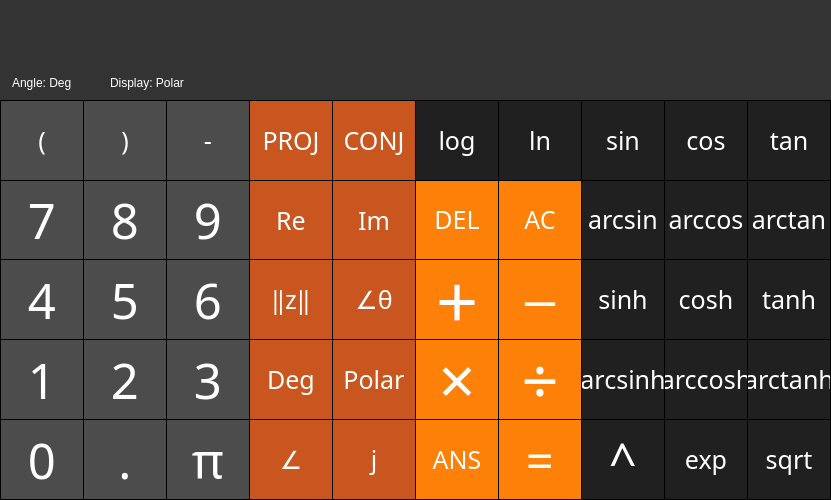
<?xml version="1.0" encoding="UTF-8"?>
<ui version="4.0">
 <class>MainWindow</class>
 <widget class="QMainWindow" name="MainWindow">
  <property name="enabled">
   <bool>true</bool>
  </property>
  <property name="geometry">
   <rect>
    <x>0</x>
    <y>0</y>
    <width>831</width>
    <height>500</height>
   </rect>
  </property>
  <property name="windowTitle">
   <string>eCalc</string>
  </property>
  <property name="styleSheet">
   <string notr="true">background-color : rgb(51, 51, 51);</string>
  </property>
  <property name="iconSize">
   <size>
    <width>534</width>
    <height>534</height>
   </size>
  </property>
  <property name="animated">
   <bool>true</bool>
  </property>
  <property name="documentMode">
   <bool>true</bool>
  </property>
  <property name="dockOptions">
   <set>QMainWindow::AllowNestedDocks|QMainWindow::AllowTabbedDocks|QMainWindow::AnimatedDocks|QMainWindow::ForceTabbedDocks|QMainWindow::GroupedDragging|QMainWindow::VerticalTabs</set>
  </property>
  <property name="unifiedTitleAndToolBarOnMac">
   <bool>true</bool>
  </property>
  <widget class="QWidget" name="centralWidget">
   <widget class="QPushButton" name="pushButton_num7">
    <property name="geometry">
     <rect>
      <x>0</x>
      <y>179</y>
      <width>84</width>
      <height>81</height>
     </rect>
    </property>
    <property name="font">
     <font>
      <family>.SF NS Display</family>
      <pointsize>37</pointsize>
     </font>
    </property>
    <property name="styleSheet">
     <string notr="true">QPushButton {
   border: 1px solid rgb(0, 0, 0);
   background-color: rgb(76, 76, 76); 
   color: white; 
}
QPushButton:pressed {
    background-color: rgb(0, 0, 0);
}</string>
    </property>
    <property name="text">
     <string>7</string>
    </property>
   </widget>
   <widget class="QPushButton" name="pushButton_num4">
    <property name="geometry">
     <rect>
      <x>0</x>
      <y>259</y>
      <width>84</width>
      <height>81</height>
     </rect>
    </property>
    <property name="font">
     <font>
      <family>.SF NS Display</family>
      <pointsize>37</pointsize>
     </font>
    </property>
    <property name="styleSheet">
     <string notr="true">QPushButton {
   border: 1px solid rgb(0, 0, 0);
   background-color: rgb(76, 76, 76); 
   color: white; 
}
QPushButton:pressed {
    background-color: rgb(0, 0, 0);
}</string>
    </property>
    <property name="text">
     <string>4</string>
    </property>
   </widget>
   <widget class="QPushButton" name="pushButton_num1">
    <property name="geometry">
     <rect>
      <x>0</x>
      <y>339</y>
      <width>84</width>
      <height>81</height>
     </rect>
    </property>
    <property name="font">
     <font>
      <family>.SF NS Display</family>
      <pointsize>37</pointsize>
     </font>
    </property>
    <property name="styleSheet">
     <string notr="true">QPushButton {
   border: 1px solid rgb(0, 0, 0);
   background-color: rgb(76, 76, 76); 
   color: white; 
}
QPushButton:pressed {
    background-color: rgb(0, 0, 0);
}</string>
    </property>
    <property name="text">
     <string>1</string>
    </property>
   </widget>
   <widget class="QPushButton" name="pushButton_num0">
    <property name="geometry">
     <rect>
      <x>0</x>
      <y>419</y>
      <width>84</width>
      <height>81</height>
     </rect>
    </property>
    <property name="font">
     <font>
      <family>.SF NS Display</family>
      <pointsize>37</pointsize>
     </font>
    </property>
    <property name="styleSheet">
     <string notr="true">QPushButton {
   border: 1px solid rgb(0, 0, 0);
   background-color: rgb(76, 76, 76); 
   color: white; 
}
QPushButton:pressed {
    background-color: rgb(0, 0, 0);
}</string>
    </property>
    <property name="text">
     <string>0</string>
    </property>
   </widget>
   <widget class="QPushButton" name="pushButton_num5">
    <property name="geometry">
     <rect>
      <x>83</x>
      <y>259</y>
      <width>84</width>
      <height>81</height>
     </rect>
    </property>
    <property name="font">
     <font>
      <family>.SF NS Display</family>
      <pointsize>37</pointsize>
     </font>
    </property>
    <property name="styleSheet">
     <string notr="true">QPushButton {
   border: 1px solid rgb(0, 0, 0);
   background-color: rgb(76, 76, 76); 
   color: white; 
}
QPushButton:pressed {
    background-color: rgb(0, 0, 0);
}</string>
    </property>
    <property name="text">
     <string>5</string>
    </property>
   </widget>
   <widget class="QPushButton" name="pushButton_dot">
    <property name="geometry">
     <rect>
      <x>83</x>
      <y>419</y>
      <width>84</width>
      <height>81</height>
     </rect>
    </property>
    <property name="font">
     <font>
      <family>.SF NS Display</family>
      <pointsize>37</pointsize>
     </font>
    </property>
    <property name="styleSheet">
     <string notr="true">QPushButton {
   border: 1px solid rgb(0, 0, 0);
   background-color: rgb(76, 76, 76); 
   color: white; 
}
QPushButton:pressed {
    background-color: rgb(0, 0, 0);
}</string>
    </property>
    <property name="text">
     <string>.</string>
    </property>
   </widget>
   <widget class="QPushButton" name="pushButton_num8">
    <property name="geometry">
     <rect>
      <x>83</x>
      <y>179</y>
      <width>84</width>
      <height>81</height>
     </rect>
    </property>
    <property name="font">
     <font>
      <family>.SF NS Display</family>
      <pointsize>37</pointsize>
     </font>
    </property>
    <property name="styleSheet">
     <string notr="true">QPushButton {
   border: 1px solid rgb(0, 0, 0);
   background-color: rgb(76, 76, 76); 
   color: white; 
}
QPushButton:pressed {
    background-color: rgb(0, 0, 0);
}</string>
    </property>
    <property name="text">
     <string>8</string>
    </property>
   </widget>
   <widget class="QPushButton" name="pushButton_num2">
    <property name="geometry">
     <rect>
      <x>83</x>
      <y>339</y>
      <width>84</width>
      <height>81</height>
     </rect>
    </property>
    <property name="font">
     <font>
      <family>.SF NS Display</family>
      <pointsize>37</pointsize>
     </font>
    </property>
    <property name="styleSheet">
     <string notr="true">QPushButton {
   border: 1px solid rgb(0, 0, 0);
   background-color: rgb(76, 76, 76); 
   color: white; 
}
QPushButton:pressed {
    background-color: rgb(0, 0, 0);
}</string>
    </property>
    <property name="text">
     <string>2</string>
    </property>
   </widget>
   <widget class="QPushButton" name="pushButton_num6">
    <property name="geometry">
     <rect>
      <x>166</x>
      <y>259</y>
      <width>84</width>
      <height>81</height>
     </rect>
    </property>
    <property name="font">
     <font>
      <family>.SF NS Display</family>
      <pointsize>37</pointsize>
     </font>
    </property>
    <property name="styleSheet">
     <string notr="true">QPushButton {
   border: 1px solid rgb(0, 0, 0);
   background-color: rgb(76, 76, 76); 
   color: white; 
}
QPushButton:pressed {
    background-color: rgb(0, 0, 0);
}</string>
    </property>
    <property name="text">
     <string>6</string>
    </property>
   </widget>
   <widget class="QPushButton" name="pushButton_num9">
    <property name="geometry">
     <rect>
      <x>166</x>
      <y>179</y>
      <width>84</width>
      <height>81</height>
     </rect>
    </property>
    <property name="font">
     <font>
      <family>.SF NS Display</family>
      <pointsize>37</pointsize>
     </font>
    </property>
    <property name="styleSheet">
     <string notr="true">QPushButton {
   border: 1px solid rgb(0, 0, 0);
   background-color: rgb(76, 76, 76); 
   color: white; 
}
QPushButton:pressed {
    background-color: rgb(0, 0, 0);
}</string>
    </property>
    <property name="text">
     <string>9</string>
    </property>
   </widget>
   <widget class="QPushButton" name="pushButton_num3">
    <property name="geometry">
     <rect>
      <x>166</x>
      <y>339</y>
      <width>84</width>
      <height>81</height>
     </rect>
    </property>
    <property name="font">
     <font>
      <family>.SF NS Display</family>
      <pointsize>37</pointsize>
     </font>
    </property>
    <property name="styleSheet">
     <string notr="true">QPushButton {
   border: 1px solid rgb(0, 0, 0);
   background-color: rgb(76, 76, 76); 
   color: white; 
}
QPushButton:pressed {
    background-color: rgb(0, 0, 0);
}</string>
    </property>
    <property name="text">
     <string>3</string>
    </property>
   </widget>
   <widget class="QPushButton" name="pushButton_plus">
    <property name="geometry">
     <rect>
      <x>415</x>
      <y>259</y>
      <width>84</width>
      <height>81</height>
     </rect>
    </property>
    <property name="font">
     <font>
      <family>.SF NS Text</family>
      <pointsize>37</pointsize>
      <weight>75</weight>
      <bold>true</bold>
     </font>
    </property>
    <property name="styleSheet">
     <string notr="true">QPushButton {
   border: 1px solid rgb(0, 0, 0);
   background-color: rgb(253, 128, 8); 
   color: white; 
}
QPushButton:pressed {
    background-color: rgb(0, 0, 0);
}</string>
    </property>
    <property name="text">
     <string>＋</string>
    </property>
   </widget>
   <widget class="QPushButton" name="pushButton_equal">
    <property name="geometry">
     <rect>
      <x>498</x>
      <y>419</y>
      <width>84</width>
      <height>81</height>
     </rect>
    </property>
    <property name="font">
     <font>
      <family>.SF NS Text</family>
      <pointsize>37</pointsize>
     </font>
    </property>
    <property name="styleSheet">
     <string notr="true">QPushButton {
   border: 1px solid rgb(0, 0, 0);
   background-color: rgb(253, 128, 8); 
   color: white; 
}
QPushButton:pressed {
    background-color: rgb(0, 0, 0);
}</string>
    </property>
    <property name="text">
     <string>=</string>
    </property>
   </widget>
   <widget class="QPushButton" name="pushButton_ac">
    <property name="geometry">
     <rect>
      <x>498</x>
      <y>179</y>
      <width>84</width>
      <height>81</height>
     </rect>
    </property>
    <property name="font">
     <font>
      <family>.SF NS Text</family>
      <pointsize>19</pointsize>
     </font>
    </property>
    <property name="styleSheet">
     <string notr="true">QPushButton {
   border: 1px solid rgb(0, 0, 0);
   background-color: rgb(253, 128, 8); 
   color: white; 
}
QPushButton:pressed {
    background-color: rgb(0, 0, 0);
}</string>
    </property>
    <property name="text">
     <string>AC</string>
    </property>
   </widget>
   <widget class="QPushButton" name="pushButton_ans">
    <property name="geometry">
     <rect>
      <x>415</x>
      <y>419</y>
      <width>84</width>
      <height>81</height>
     </rect>
    </property>
    <property name="font">
     <font>
      <family>.SF NS Text</family>
      <pointsize>19</pointsize>
     </font>
    </property>
    <property name="styleSheet">
     <string notr="true">QPushButton {
   border: 1px solid rgb(0, 0, 0);
   background-color: rgb(253, 128, 8); 
   color: white; 
}
QPushButton:pressed {
    background-color: rgb(0, 0, 0);
}</string>
    </property>
    <property name="text">
     <string>ANS</string>
    </property>
   </widget>
   <widget class="QPushButton" name="pushButton_real">
    <property name="geometry">
     <rect>
      <x>249</x>
      <y>180</y>
      <width>84</width>
      <height>80</height>
     </rect>
    </property>
    <property name="font">
     <font>
      <family>American Typewriter</family>
      <pointsize>19</pointsize>
     </font>
    </property>
    <property name="styleSheet">
     <string notr="true">QPushButton {
   border: 1px solid rgb(0, 0, 0);
   background-color: rgb(202, 86, 31); 
   color: white; 
}
QPushButton:pressed {
    background-color: rgb(0, 0, 0);
}</string>
    </property>
    <property name="text">
     <string>Re</string>
    </property>
   </widget>
   <widget class="QPushButton" name="pushButton_enter_arg">
    <property name="geometry">
     <rect>
      <x>249</x>
      <y>419</y>
      <width>84</width>
      <height>81</height>
     </rect>
    </property>
    <property name="font">
     <font>
      <family>American Typewriter</family>
      <pointsize>19</pointsize>
     </font>
    </property>
    <property name="styleSheet">
     <string notr="true">QPushButton {
   border: 1px solid rgb(0, 0, 0);
   background-color: rgb(202, 86, 31); 
   color: white; 
}
QPushButton:pressed {
    background-color: rgb(0, 0, 0);
}</string>
    </property>
    <property name="text">
     <string>∠</string>
    </property>
   </widget>
   <widget class="QPushButton" name="pushButton_pi">
    <property name="enabled">
     <bool>true</bool>
    </property>
    <property name="geometry">
     <rect>
      <x>166</x>
      <y>419</y>
      <width>84</width>
      <height>81</height>
     </rect>
    </property>
    <property name="font">
     <font>
      <family>American Typewriter</family>
      <pointsize>37</pointsize>
     </font>
    </property>
    <property name="focusPolicy">
     <enum>Qt::WheelFocus</enum>
    </property>
    <property name="autoFillBackground">
     <bool>false</bool>
    </property>
    <property name="styleSheet">
     <string notr="true">QPushButton {
   border: 1px solid rgb(0, 0, 0);
   background-color: rgb(76, 76, 76); 
   color: white; 
}
QPushButton:pressed {
    background-color: rgb(0, 0, 0);
}</string>
    </property>
    <property name="text">
     <string>π</string>
    </property>
   </widget>
   <widget class="QPushButton" name="pushButton_divide">
    <property name="geometry">
     <rect>
      <x>498</x>
      <y>339</y>
      <width>84</width>
      <height>81</height>
     </rect>
    </property>
    <property name="font">
     <font>
      <family>.SF NS Text</family>
      <pointsize>49</pointsize>
     </font>
    </property>
    <property name="styleSheet">
     <string notr="true">QPushButton {
   border: 1px solid rgb(0, 0, 0);
   background-color: rgb(253, 128, 8); 
   color: white; 
}
QPushButton:pressed {
    background-color: rgb(0, 0, 0);
}</string>
    </property>
    <property name="text">
     <string>÷</string>
    </property>
   </widget>
   <widget class="QPushButton" name="pushButton_del">
    <property name="geometry">
     <rect>
      <x>415</x>
      <y>179</y>
      <width>84</width>
      <height>81</height>
     </rect>
    </property>
    <property name="font">
     <font>
      <family>.SF NS Text</family>
      <pointsize>19</pointsize>
     </font>
    </property>
    <property name="styleSheet">
     <string notr="true">QPushButton {
   border: 1px solid rgb(0, 0, 0);
   background-color: rgb(253, 128, 8); 
   color: white; 
}
QPushButton:pressed {
    background-color: rgb(0, 0, 0);
}</string>
    </property>
    <property name="text">
     <string>DEL</string>
    </property>
   </widget>
   <widget class="QPushButton" name="pushButton_multiply">
    <property name="geometry">
     <rect>
      <x>415</x>
      <y>339</y>
      <width>84</width>
      <height>81</height>
     </rect>
    </property>
    <property name="font">
     <font>
      <family>.SF NS Text</family>
      <pointsize>49</pointsize>
     </font>
    </property>
    <property name="styleSheet">
     <string notr="true">QPushButton {
   border: 1px solid rgb(0, 0, 0);
   background-color: rgb(253, 128, 8); 
   color: white; 
}
QPushButton:pressed {
    background-color: rgb(0, 0, 0);
}</string>
    </property>
    <property name="text">
     <string>×</string>
    </property>
   </widget>
   <widget class="QPushButton" name="pushButton_minus">
    <property name="geometry">
     <rect>
      <x>498</x>
      <y>259</y>
      <width>84</width>
      <height>81</height>
     </rect>
    </property>
    <property name="font">
     <font>
      <family>.SF NS Text</family>
      <pointsize>25</pointsize>
      <weight>75</weight>
      <bold>true</bold>
     </font>
    </property>
    <property name="styleSheet">
     <string notr="true">QPushButton {
   border: 1px solid rgb(0, 0, 0);
   background-color: rgb(253, 128, 8); 
   color: white; 
}
QPushButton:pressed {
    background-color: rgb(0, 0, 0);
}</string>
    </property>
    <property name="text">
     <string>—</string>
    </property>
   </widget>
   <widget class="QPushButton" name="pushButton_abs">
    <property name="geometry">
     <rect>
      <x>249</x>
      <y>259</y>
      <width>84</width>
      <height>81</height>
     </rect>
    </property>
    <property name="font">
     <font>
      <family>American Typewriter</family>
      <pointsize>19</pointsize>
     </font>
    </property>
    <property name="styleSheet">
     <string notr="true">QPushButton {
   border: 1px solid rgb(0, 0, 0);
   background-color: rgb(202, 86, 31); 
   color: white; 
}
QPushButton:pressed {
    background-color: rgb(0, 0, 0);
}</string>
    </property>
    <property name="text">
     <string>‖z‖</string>
    </property>
   </widget>
   <widget class="QPushButton" name="pushButton_arg">
    <property name="geometry">
     <rect>
      <x>332</x>
      <y>259</y>
      <width>84</width>
      <height>81</height>
     </rect>
    </property>
    <property name="font">
     <font>
      <family>American Typewriter</family>
      <pointsize>19</pointsize>
     </font>
    </property>
    <property name="styleSheet">
     <string notr="true">QPushButton {
   border: 1px solid rgb(0, 0, 0);
   background-color: rgb(202, 86, 31); 
   color: white; 
}
QPushButton:pressed {
    background-color: rgb(0, 0, 0);
}</string>
    </property>
    <property name="text">
     <string>∠θ</string>
    </property>
   </widget>
   <widget class="QPushButton" name="pushButton_pow">
    <property name="geometry">
     <rect>
      <x>581</x>
      <y>419</y>
      <width>84</width>
      <height>81</height>
     </rect>
    </property>
    <property name="font">
     <font>
      <family>.SF NS Text</family>
      <pointsize>37</pointsize>
     </font>
    </property>
    <property name="styleSheet">
     <string notr="true">QPushButton {
   border: 1px solid rgb(0, 0, 0);
   background-color: rgb(33, 32, 33); 
   color: white; 
}
QPushButton:pressed {
    background-color: rgb(0, 0, 0); 
}</string>
    </property>
    <property name="text">
     <string>^</string>
    </property>
   </widget>
   <widget class="QPushButton" name="pushButton_asin">
    <property name="geometry">
     <rect>
      <x>581</x>
      <y>179</y>
      <width>84</width>
      <height>81</height>
     </rect>
    </property>
    <property name="font">
     <font>
      <family>.SF NS Text</family>
      <pointsize>19</pointsize>
     </font>
    </property>
    <property name="styleSheet">
     <string notr="true">QPushButton {
   border: 1px solid rgb(0, 0, 0);
   background-color: rgb(33, 32, 33); 
   color: white; 
}
QPushButton:pressed {
    background-color: rgb(0, 0, 0); 
}</string>
    </property>
    <property name="text">
     <string>arcsin</string>
    </property>
   </widget>
   <widget class="QPushButton" name="pushButton_enter_cart">
    <property name="geometry">
     <rect>
      <x>332</x>
      <y>419</y>
      <width>84</width>
      <height>81</height>
     </rect>
    </property>
    <property name="font">
     <font>
      <family>American Typewriter</family>
      <pointsize>19</pointsize>
     </font>
    </property>
    <property name="styleSheet">
     <string notr="true">QPushButton {
   border: 1px solid rgb(0, 0, 0);
   background-color: rgb(202, 86, 31); 
   color: white; 
}
QPushButton:pressed {
    background-color: rgb(0, 0, 0);
}</string>
    </property>
    <property name="text">
     <string>j</string>
    </property>
   </widget>
   <widget class="QPushButton" name="pushButton_acos">
    <property name="geometry">
     <rect>
      <x>664</x>
      <y>179</y>
      <width>84</width>
      <height>81</height>
     </rect>
    </property>
    <property name="font">
     <font>
      <family>.SF NS Text</family>
      <pointsize>19</pointsize>
     </font>
    </property>
    <property name="styleSheet">
     <string notr="true">QPushButton {
   border: 1px solid rgb(0, 0, 0);
   background-color: rgb(33, 32, 33); 
   color: white; 
}
QPushButton:pressed {
    background-color: rgb(0, 0, 0); 
}</string>
    </property>
    <property name="text">
     <string>arccos</string>
    </property>
   </widget>
   <widget class="QPushButton" name="pushButton_exp">
    <property name="geometry">
     <rect>
      <x>664</x>
      <y>419</y>
      <width>84</width>
      <height>81</height>
     </rect>
    </property>
    <property name="font">
     <font>
      <family>.SF NS Text</family>
      <pointsize>19</pointsize>
     </font>
    </property>
    <property name="styleSheet">
     <string notr="true">QPushButton {
   border: 1px solid rgb(0, 0, 0);
   background-color: rgb(33, 32, 33); 
   color: white; 
}
QPushButton:pressed {
    background-color: rgb(0, 0, 0); 
}</string>
    </property>
    <property name="text">
     <string>exp</string>
    </property>
   </widget>
   <widget class="QPushButton" name="pushButton_acosh">
    <property name="geometry">
     <rect>
      <x>664</x>
      <y>339</y>
      <width>84</width>
      <height>81</height>
     </rect>
    </property>
    <property name="font">
     <font>
      <family>.SF NS Text</family>
      <pointsize>19</pointsize>
     </font>
    </property>
    <property name="styleSheet">
     <string notr="true">QPushButton {
   border: 1px solid rgb(0, 0, 0);
   background-color: rgb(33, 32, 33); 
   color: white; 
}
QPushButton:pressed {
    background-color: rgb(0, 0, 0); 
}</string>
    </property>
    <property name="text">
     <string>arccosh</string>
    </property>
   </widget>
   <widget class="QPushButton" name="pushButton_asinh">
    <property name="geometry">
     <rect>
      <x>581</x>
      <y>339</y>
      <width>84</width>
      <height>81</height>
     </rect>
    </property>
    <property name="font">
     <font>
      <family>.SF NS Text</family>
      <pointsize>19</pointsize>
     </font>
    </property>
    <property name="styleSheet">
     <string notr="true">QPushButton {
   border: 1px solid rgb(0, 0, 0);
   background-color: rgb(33, 32, 33); 
   color: white; 
}
QPushButton:pressed {
    background-color: rgb(0, 0, 0); 
}</string>
    </property>
    <property name="text">
     <string>arcsinh</string>
    </property>
   </widget>
   <widget class="QPushButton" name="pushButton_imag">
    <property name="geometry">
     <rect>
      <x>332</x>
      <y>180</y>
      <width>84</width>
      <height>80</height>
     </rect>
    </property>
    <property name="font">
     <font>
      <family>American Typewriter</family>
      <pointsize>19</pointsize>
     </font>
    </property>
    <property name="styleSheet">
     <string notr="true">QPushButton {
   border: 1px solid rgb(0, 0, 0);
   background-color: rgb(202, 86, 31); 
   color: white; 
}
QPushButton:pressed {
    background-color: rgb(0, 0, 0);
}</string>
    </property>
    <property name="text">
     <string>Im</string>
    </property>
   </widget>
   <widget class="QPushButton" name="pushButton_sinh">
    <property name="geometry">
     <rect>
      <x>581</x>
      <y>259</y>
      <width>84</width>
      <height>81</height>
     </rect>
    </property>
    <property name="font">
     <font>
      <family>.SF NS Text</family>
      <pointsize>19</pointsize>
     </font>
    </property>
    <property name="styleSheet">
     <string notr="true">QPushButton {
   border: 1px solid rgb(0, 0, 0);
   background-color: rgb(33, 32, 33); 
   color: white; 
}
QPushButton:pressed {
    background-color: rgb(0, 0, 0); 
}</string>
    </property>
    <property name="text">
     <string>sinh</string>
    </property>
   </widget>
   <widget class="QPushButton" name="pushButton_cosh">
    <property name="geometry">
     <rect>
      <x>664</x>
      <y>259</y>
      <width>84</width>
      <height>81</height>
     </rect>
    </property>
    <property name="font">
     <font>
      <family>.SF NS Text</family>
      <pointsize>19</pointsize>
     </font>
    </property>
    <property name="styleSheet">
     <string notr="true">QPushButton {
   border: 1px solid rgb(0, 0, 0);
   background-color: rgb(33, 32, 33); 
   color: white; 
}
QPushButton:pressed {
    background-color: rgb(0, 0, 0); 
}</string>
    </property>
    <property name="text">
     <string>cosh</string>
    </property>
   </widget>
   <widget class="QPushButton" name="pushButton_atan">
    <property name="geometry">
     <rect>
      <x>747</x>
      <y>179</y>
      <width>84</width>
      <height>81</height>
     </rect>
    </property>
    <property name="font">
     <font>
      <family>.SF NS Text</family>
      <pointsize>19</pointsize>
     </font>
    </property>
    <property name="styleSheet">
     <string notr="true">QPushButton {
   border: 1px solid rgb(0, 0, 0);
   background-color: rgb(33, 32, 33); 
   color: white; 
}
QPushButton:pressed {
    background-color: rgb(0, 0, 0); 
}</string>
    </property>
    <property name="text">
     <string>arctan</string>
    </property>
   </widget>
   <widget class="QPushButton" name="pushButton_tanh">
    <property name="geometry">
     <rect>
      <x>747</x>
      <y>259</y>
      <width>84</width>
      <height>81</height>
     </rect>
    </property>
    <property name="font">
     <font>
      <family>.SF NS Text</family>
      <pointsize>19</pointsize>
     </font>
    </property>
    <property name="styleSheet">
     <string notr="true">QPushButton {
   border: 1px solid rgb(0, 0, 0);
   background-color: rgb(33, 32, 33); 
   color: white; 
}
QPushButton:pressed {
    background-color: rgb(0, 0, 0); 
}</string>
    </property>
    <property name="text">
     <string>tanh</string>
    </property>
   </widget>
   <widget class="QPushButton" name="pushButton_atanh">
    <property name="geometry">
     <rect>
      <x>747</x>
      <y>339</y>
      <width>84</width>
      <height>81</height>
     </rect>
    </property>
    <property name="font">
     <font>
      <family>.SF NS Text</family>
      <pointsize>19</pointsize>
     </font>
    </property>
    <property name="styleSheet">
     <string notr="true">QPushButton {
   border: 1px solid rgb(0, 0, 0);
   background-color: rgb(33, 32, 33); 
   color: white; 
}
QPushButton:pressed {
    background-color: rgb(0, 0, 0); 
}</string>
    </property>
    <property name="text">
     <string>arctanh</string>
    </property>
   </widget>
   <widget class="QPushButton" name="pushButton_sqrt">
    <property name="geometry">
     <rect>
      <x>747</x>
      <y>419</y>
      <width>84</width>
      <height>81</height>
     </rect>
    </property>
    <property name="font">
     <font>
      <family>.SF NS Text</family>
      <pointsize>19</pointsize>
     </font>
    </property>
    <property name="styleSheet">
     <string notr="true">QPushButton {
   border: 1px solid rgb(0, 0, 0);
   background-color: rgb(33, 32, 33); 
   color: white; 
}
QPushButton:pressed {
    background-color: rgb(0, 0, 0); 
}</string>
    </property>
    <property name="text">
     <string>sqrt</string>
    </property>
   </widget>
   <widget class="QPushButton" name="pushButton_tan">
    <property name="geometry">
     <rect>
      <x>747</x>
      <y>100</y>
      <width>84</width>
      <height>81</height>
     </rect>
    </property>
    <property name="font">
     <font>
      <family>.SF NS Text</family>
      <pointsize>19</pointsize>
     </font>
    </property>
    <property name="styleSheet">
     <string notr="true">QPushButton {
   border: 1px solid rgb(0, 0, 0);
   background-color: rgb(33, 32, 33); 
   color: white; 
}
QPushButton:pressed {
    background-color: rgb(0, 0, 0); 
}</string>
    </property>
    <property name="text">
     <string>tan</string>
    </property>
   </widget>
   <widget class="QPushButton" name="pushButton_sin">
    <property name="geometry">
     <rect>
      <x>581</x>
      <y>100</y>
      <width>84</width>
      <height>81</height>
     </rect>
    </property>
    <property name="font">
     <font>
      <family>.SF NS Text</family>
      <pointsize>19</pointsize>
     </font>
    </property>
    <property name="styleSheet">
     <string notr="true">QPushButton {
   border: 1px solid rgb(0, 0, 0);
   background-color: rgb(33, 32, 33); 
   color: white; 
}
QPushButton:pressed {
    background-color: rgb(0, 0, 0); 
}</string>
    </property>
    <property name="text">
     <string>sin</string>
    </property>
   </widget>
   <widget class="QPushButton" name="pushButton_right_brac">
    <property name="geometry">
     <rect>
      <x>83</x>
      <y>100</y>
      <width>84</width>
      <height>81</height>
     </rect>
    </property>
    <property name="font">
     <font>
      <family>.SF NS Display</family>
      <pointsize>19</pointsize>
     </font>
    </property>
    <property name="styleSheet">
     <string notr="true">QPushButton {
   border: 1px solid rgb(0, 0, 0);
   background-color: rgb(76, 76, 76); 
   color: white; 
}
QPushButton:pressed {
    background-color: rgb(0, 0, 0);
}</string>
    </property>
    <property name="text">
     <string>)</string>
    </property>
   </widget>
   <widget class="QPushButton" name="pushButton_ln">
    <property name="geometry">
     <rect>
      <x>498</x>
      <y>100</y>
      <width>84</width>
      <height>81</height>
     </rect>
    </property>
    <property name="font">
     <font>
      <family>.SF NS Text</family>
      <pointsize>19</pointsize>
     </font>
    </property>
    <property name="styleSheet">
     <string notr="true">QPushButton {
   border: 1px solid rgb(0, 0, 0);
   background-color: rgb(33, 32, 33); 
   color: white; 
}
QPushButton:pressed {
    background-color: rgb(0, 0, 0); 
}</string>
    </property>
    <property name="text">
     <string>ln</string>
    </property>
   </widget>
   <widget class="QPushButton" name="pushButton_proj">
    <property name="geometry">
     <rect>
      <x>249</x>
      <y>100</y>
      <width>84</width>
      <height>81</height>
     </rect>
    </property>
    <property name="font">
     <font>
      <family>American Typewriter</family>
      <pointsize>19</pointsize>
     </font>
    </property>
    <property name="styleSheet">
     <string notr="true">QPushButton {
   border: 1px solid rgb(0, 0, 0);
   background-color: rgb(202, 86, 31); 
   color: white; 
}
QPushButton:pressed {
    background-color: rgb(0, 0, 0);
}</string>
    </property>
    <property name="text">
     <string>PROJ</string>
    </property>
   </widget>
   <widget class="QPushButton" name="pushButton_cos">
    <property name="geometry">
     <rect>
      <x>664</x>
      <y>100</y>
      <width>84</width>
      <height>81</height>
     </rect>
    </property>
    <property name="font">
     <font>
      <family>.SF NS Text</family>
      <pointsize>19</pointsize>
     </font>
    </property>
    <property name="styleSheet">
     <string notr="true">QPushButton {
   border: 1px solid rgb(0, 0, 0);
   background-color: rgb(33, 32, 33); 
   color: white; 
}
QPushButton:pressed {
    background-color: rgb(0, 0, 0); 
}</string>
    </property>
    <property name="text">
     <string>cos</string>
    </property>
   </widget>
   <widget class="QPushButton" name="pushButton_log">
    <property name="geometry">
     <rect>
      <x>415</x>
      <y>100</y>
      <width>84</width>
      <height>81</height>
     </rect>
    </property>
    <property name="font">
     <font>
      <family>.SF NS Text</family>
      <pointsize>19</pointsize>
     </font>
    </property>
    <property name="styleSheet">
     <string notr="true">QPushButton {
   border: 1px solid rgb(0, 0, 0);
   background-color: rgb(33, 32, 33); 
   color: white; 
}
QPushButton:pressed {
    background-color: rgb(0, 0, 0); 
}</string>
    </property>
    <property name="text">
     <string>log</string>
    </property>
   </widget>
   <widget class="QPushButton" name="pushButton_conj">
    <property name="geometry">
     <rect>
      <x>332</x>
      <y>100</y>
      <width>84</width>
      <height>81</height>
     </rect>
    </property>
    <property name="font">
     <font>
      <family>American Typewriter</family>
      <pointsize>19</pointsize>
     </font>
    </property>
    <property name="styleSheet">
     <string notr="true">QPushButton {
   border: 1px solid rgb(0, 0, 0);
   background-color: rgb(202, 86, 31); 
   color: white; 
}
QPushButton:pressed {
    background-color: rgb(0, 0, 0);
}</string>
    </property>
    <property name="text">
     <string>CONJ</string>
    </property>
   </widget>
   <widget class="QPushButton" name="pushButton_unary_minus">
    <property name="geometry">
     <rect>
      <x>166</x>
      <y>100</y>
      <width>84</width>
      <height>81</height>
     </rect>
    </property>
    <property name="font">
     <font>
      <family>.SF NS Display</family>
      <pointsize>19</pointsize>
     </font>
    </property>
    <property name="styleSheet">
     <string notr="true">QPushButton {
   border: 1px solid rgb(0, 0, 0);
   background-color: rgb(76, 76, 76); 
   color: white; 
}
QPushButton:pressed {
    background-color: rgb(0, 0, 0);
}</string>
    </property>
    <property name="text">
     <string>-</string>
    </property>
   </widget>
   <widget class="QPushButton" name="pushButton_left_brac">
    <property name="geometry">
     <rect>
      <x>0</x>
      <y>100</y>
      <width>84</width>
      <height>81</height>
     </rect>
    </property>
    <property name="font">
     <font>
      <family>.SF NS Display</family>
      <pointsize>19</pointsize>
     </font>
    </property>
    <property name="styleSheet">
     <string notr="true">QPushButton {
   border: 1px solid rgb(0, 0, 0);
   background-color: rgb(76, 76, 76); 
   color: white; 
}
QPushButton:pressed {
    background-color: rgb(0, 0, 0);
}</string>
    </property>
    <property name="text">
     <string>(</string>
    </property>
   </widget>
   <widget class="QLabel" name="label_display">
    <property name="geometry">
     <rect>
      <x>0</x>
      <y>0</y>
      <width>831</width>
      <height>100</height>
     </rect>
    </property>
    <property name="sizePolicy">
     <sizepolicy hsizetype="Preferred" vsizetype="Preferred">
      <horstretch>0</horstretch>
      <verstretch>0</verstretch>
     </sizepolicy>
    </property>
    <property name="font">
     <font>
      <family>American Typewriter</family>
      <pointsize>29</pointsize>
     </font>
    </property>
    <property name="styleSheet">
     <string notr="true">QLabel{ 
	Padding: 10px; 
	Color: white; 
	qproperty-alignment: 'AlignVCenter | AlignRight';
  	border: 1px black;
}
</string>
    </property>
    <property name="text">
     <string/>
    </property>
   </widget>
   <widget class="QPushButton" name="pushButton_input_deg_rad">
    <property name="enabled">
     <bool>true</bool>
    </property>
    <property name="geometry">
     <rect>
      <x>249</x>
      <y>339</y>
      <width>84</width>
      <height>81</height>
     </rect>
    </property>
    <property name="font">
     <font>
      <family>American Typewriter</family>
      <pointsize>19</pointsize>
     </font>
    </property>
    <property name="styleSheet">
     <string notr="true">QPushButton {
   border: 1px solid rgb(0, 0, 0);
   background-color: rgb(253, 128, 8); 
   color: white; 
}
QPushButton:checked {
    background-color: rgb(202, 86, 31);
}</string>
    </property>
    <property name="text">
     <string>Deg</string>
    </property>
    <property name="checkable">
     <bool>true</bool>
    </property>
    <property name="checked">
     <bool>true</bool>
    </property>
    <property name="flat">
     <bool>false</bool>
    </property>
   </widget>
   <widget class="QPushButton" name="pushButton_output_deg_rad">
    <property name="enabled">
     <bool>true</bool>
    </property>
    <property name="geometry">
     <rect>
      <x>332</x>
      <y>339</y>
      <width>84</width>
      <height>81</height>
     </rect>
    </property>
    <property name="font">
     <font>
      <family>American Typewriter</family>
      <pointsize>19</pointsize>
     </font>
    </property>
    <property name="styleSheet">
     <string notr="true">QPushButton {
   border: 1px solid rgb(0, 0, 0);
   background-color: rgb(253, 128, 8); 
   color: white; 
}
QPushButton:checked {
    background-color: rgb(202, 86, 31);
}</string>
    </property>
    <property name="text">
     <string>Polar</string>
    </property>
    <property name="checkable">
     <bool>true</bool>
    </property>
    <property name="checked">
     <bool>true</bool>
    </property>
    <property name="flat">
     <bool>false</bool>
    </property>
   </widget>
   <widget class="QLabel" name="label_angl">
    <property name="geometry">
     <rect>
      <x>12</x>
      <y>72</y>
      <width>91</width>
      <height>21</height>
     </rect>
    </property>
    <property name="styleSheet">
     <string notr="true">QLabel{ 
	background-color: rgba(255, 255, 255, 0); 
	color: white; 
}</string>
    </property>
    <property name="text">
     <string>Angle: Deg</string>
    </property>
   </widget>
   <widget class="QLabel" name="label_disp">
    <property name="geometry">
     <rect>
      <x>110</x>
      <y>72</y>
      <width>151</width>
      <height>21</height>
     </rect>
    </property>
    <property name="styleSheet">
     <string notr="true">QLabel{ 
	background-color: rgba(255, 255, 255, 0); 
	color: white; 
}</string>
    </property>
    <property name="text">
     <string>Display: Polar</string>
    </property>
   </widget>
   <zorder>pushButton_minus</zorder>
   <zorder>pushButton_ac</zorder>
   <zorder>pushButton_num7</zorder>
   <zorder>pushButton_num4</zorder>
   <zorder>pushButton_num1</zorder>
   <zorder>pushButton_num0</zorder>
   <zorder>pushButton_num5</zorder>
   <zorder>pushButton_dot</zorder>
   <zorder>pushButton_num8</zorder>
   <zorder>pushButton_num2</zorder>
   <zorder>pushButton_num6</zorder>
   <zorder>pushButton_num9</zorder>
   <zorder>pushButton_num3</zorder>
   <zorder>pushButton_plus</zorder>
   <zorder>pushButton_equal</zorder>
   <zorder>pushButton_ans</zorder>
   <zorder>pushButton_real</zorder>
   <zorder>pushButton_enter_arg</zorder>
   <zorder>pushButton_pi</zorder>
   <zorder>pushButton_divide</zorder>
   <zorder>pushButton_del</zorder>
   <zorder>pushButton_multiply</zorder>
   <zorder>pushButton_abs</zorder>
   <zorder>pushButton_arg</zorder>
   <zorder>pushButton_pow</zorder>
   <zorder>pushButton_asin</zorder>
   <zorder>pushButton_enter_cart</zorder>
   <zorder>pushButton_acos</zorder>
   <zorder>pushButton_exp</zorder>
   <zorder>pushButton_acosh</zorder>
   <zorder>pushButton_asinh</zorder>
   <zorder>pushButton_imag</zorder>
   <zorder>pushButton_sinh</zorder>
   <zorder>pushButton_cosh</zorder>
   <zorder>pushButton_atan</zorder>
   <zorder>pushButton_tanh</zorder>
   <zorder>pushButton_atanh</zorder>
   <zorder>pushButton_sqrt</zorder>
   <zorder>pushButton_tan</zorder>
   <zorder>pushButton_sin</zorder>
   <zorder>pushButton_right_brac</zorder>
   <zorder>pushButton_ln</zorder>
   <zorder>pushButton_proj</zorder>
   <zorder>pushButton_cos</zorder>
   <zorder>pushButton_log</zorder>
   <zorder>pushButton_conj</zorder>
   <zorder>pushButton_unary_minus</zorder>
   <zorder>pushButton_left_brac</zorder>
   <zorder>label_display</zorder>
   <zorder>pushButton_input_deg_rad</zorder>
   <zorder>pushButton_output_deg_rad</zorder>
   <zorder>label_disp</zorder>
   <zorder>label_angl</zorder>
  </widget>
 </widget>
 <layoutdefault spacing="6" margin="11"/>
 <resources/>
 <connections/>
</ui>
